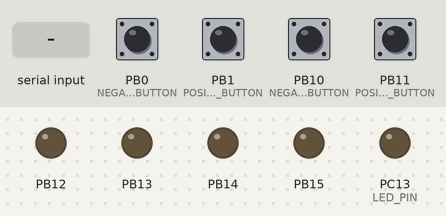
Bench run of a program on a simulated STM32 Blue Pill. On the bench: output pins drawn as LEDs (lit = HIGH). The test bench sets the inputs (shaded band); at power-on: PB0 (NEGATIVE_Y_BUTTON), PB1 (POSITIVE_Y_BUTTON), PB10 (NEGATIVE_X_BUTTON), PB11 (POSITIVE_X_BUTTON) LOW. What the program prints to the serial monitor is not drawn.

Above: at 1.2 s.
1.3 s: PB0 (NEGATIVE_Y_BUTTON) pulled HIGH for 0.15 s
3.0 s: "90,45,200\n" received over Serial
Timing chart, 0 to 67.3 s (numbered marks = the images above; inputs shaded):
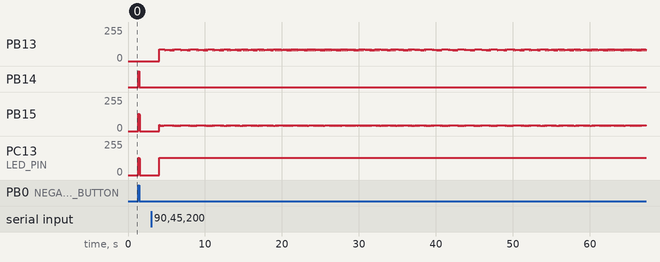

Measured:
- after the input at 1.3 s, PB14: LOW → HIGH at once, → LOW 0.16 s later; PB15, PC13 (LED_PIN): 0/255 → 129/255 at once, → 0/255 0.12 s later
- after the input at 3.0 s, PB13: 0/255 → 88/255 after 1.0 s, then moves between 81/255 and 90/255, repeating every 15.2 s; PB15: 0/255 → 46/255 after 1.0 s, then moves between 39/255 and 46/255, repeating every 6.5 s; PC13 (LED_PIN): 0/255 → 129/255 after 1.0 s

The program:

main.cpp
```cpp
#include <Arduino.h>
#include "Stepper.h"
#include "Catheter.h"
#include "Serial.h"

#define POSITIVE_X_BUTTON PB11
#define NEGATIVE_X_BUTTON PB10
#define POSITIVE_Y_BUTTON PB1
#define NEGATIVE_Y_BUTTON PB0

using AscendSerial::CatheterSerial;
using Catheter::FourPull;
using StepperMotor::Stepper;

float distancePerRotation = 0.9738929;

char xAxisDir = PB12;
char xAxisStep = PB13;
char yAxisDir = PB14;
char yAxisStep = PB15;

Stepper xAxisStepper(xAxisDir, xAxisStep);
Stepper yAxisStepper(yAxisDir, yAxisStep);

FourPull fourPull1(xAxisStepper, yAxisStepper);

CatheterSerial fourPull1Serial(fourPull1);

float getXSplit(String input)
{
	int index = input.indexOf(",");
	String xDistance = input.substring(0, index);
	float xDistancefloat = xDistance.toFloat();
	return xDistancefloat;
}

float getYSplit(String input)
{
	int index = input.indexOf(",");
	String yDistance = input.substring(index + 1, input.length() - 1);
	float yDistancefloat = yDistance.toFloat();
	return yDistancefloat;
}

float getStepsX(String input)
{
	int index = input.indexOf(",");
	String xDistance = input.substring(0, index);
	float xDistanceFloat = xDistance.toFloat();
	Serial.println("x distance inputted:");
	Serial.println(xDistanceFloat);

	float rotationsX = xDistanceFloat / distancePerRotation;

	float stepsX = rotationsX * 1600;

	Serial.println("x steps calculated:");
	Serial.println(stepsX);
	return stepsX;
}

float getStepsY(String input)
{
	int index = input.indexOf(",");
	String yDistance = input.substring(index + 1, input.length() - 1);
	float yDistanceFloat = yDistance.toFloat();
	Serial.println("y distance inputted:");
	Serial.println(yDistanceFloat);

	float rotationsY = yDistanceFloat / distancePerRotation;

	float stepsY = rotationsY * 1600;

	Serial.println("y steps calculated:");
	Serial.println(stepsY);
	return stepsY;
}

void setup()
{
	Serial.begin(9600);
	//Serial.println("setup catheter");
	pinMode(POSITIVE_X_BUTTON, INPUT);
	pinMode(NEGATIVE_X_BUTTON, INPUT);
	pinMode(POSITIVE_Y_BUTTON, INPUT);
	pinMode(NEGATIVE_Y_BUTTON, INPUT);
	fourPull1Serial.requestInputString();
}

void loop()
{

	int x = 0;
	int y = 0;
	if (digitalRead(POSITIVE_X_BUTTON))
	{
		x = x + 10;
	}
	if (digitalRead(NEGATIVE_X_BUTTON))
	{
		x = x - 10;
	}
	if (digitalRead(POSITIVE_Y_BUTTON))
	{
		y = y + 10;
	}
	if (digitalRead(NEGATIVE_Y_BUTTON))
	{
		y = y - 10;
	}
	fourPull1.move(x, y);

	if (Serial.available() > 0)
	{
		String inputString = fourPull1Serial.getInputString();
		Serial.println(inputString);
		fourPull1.move(getStepsX(inputString), getStepsY(inputString));
	}

	fourPull1Serial.sendStepsPassed();
}
```

Catheter.cpp
```cpp
#include <Arduino.h>
#include "Catheter.h"

using namespace Catheter;

//Default constructor
FourPull::FourPull() {}

//Constructor with arguments for stepper motors. Must use this one to actually use FourPull class.
FourPull::FourPull(StepperMotor::Stepper x, StepperMotor::Stepper y)
{
    xStepper = x;
    yStepper = y;
}

//Move FourPull Catheter x and y steps at the same time by alternating
//the steppers at a minuimum of one step per stepper.
void FourPull::move(float stepsX, float stepsY)
{
    float ratio;
    int xDirection = 1;
    int yDirection = 1;

    if (stepsX < 0)
    {
        xDirection = -1;
    }
    if (stepsY < 0)
    {
        yDirection = -1;
    }

    if (stepsX == 0 || stepsY == 0)
    {
        xStepper.step(stepsX);
        yStepper.step(stepsY);
    }
    else if (abs(stepsX) > abs(stepsY))
    {
        ratio = stepsX / stepsY;
        for (int i = 0; i < abs(stepsY); i++)
        {
            xStepper.step(ratio * xDirection);
            yStepper.step(1 * yDirection);
        }
    }
    else if (abs(stepsX) < abs(stepsY))
    {
        ratio = stepsY / stepsX;
        for (int i = 0; i < abs(stepsX); i++)
        {
            yStepper.step(ratio * yDirection);
            xStepper.step(1 * xDirection);
        }
    }
    else if (abs(stepsX) == abs(stepsY))
    {
        ratio = 1;
        for (int i = 0; i < abs(stepsX); i++)
        {
            xStepper.step(1 * xDirection);
            yStepper.step(1 * yDirection);
        }
    }
}
```

Catheter.h
```cpp
#ifndef CATHETER_H
#define CATHETER_H

#include "Stepper.h"

namespace Catheter
{
class FourPull
{
private:

public:
    char xDir, xStp, yDir, yStp;
    StepperMotor::Stepper xStepper;
    StepperMotor::Stepper yStepper;
    FourPull();
    FourPull(StepperMotor::Stepper, StepperMotor::Stepper);
    void move(float, float);
};
} // namespace Catheter

#endif
```

Serial.cpp
```cpp
#include "Serial.h"
#include "Stepper.h"

using namespace AscendSerial;
using StepperMotor::Stepper;

//Default constructor
CatheterSerial::CatheterSerial() {}

//Constructor with FourPull argument to specify which catheter's data will be sent.
CatheterSerial::CatheterSerial(FourPull catheter)
{
    activeCatheter = catheter;
}

void CatheterSerial::requestInputString()
{
	Serial.println("send");
}

//Get the length of string that you want to reel in inches from the serial
//Format is x,y decimals are accepted
String CatheterSerial::getInputString()
{
    String input = "";
    while (Serial.available() > 0)
    {
        input = Serial.readString();
    }
    return input;
}

//Sends the number of steps the catheter has traveled in both the x and y direction.
//Format: xy,int,int
//TODO: JSON?
void CatheterSerial::sendStepsPassed()
{
    String stepDataPrefix = "xy,";
    stepDataPrefix += activeCatheter.xStepper.getStepsPassed();
    String stepDataSuffix = ",";
    stepDataSuffix += activeCatheter.yStepper.getStepsPassed();
    String stepData = "";
    stepData += stepDataPrefix + stepDataSuffix;
    Serial.println(stepData);
}
```

Serial.h
```cpp
#ifndef SERIAL_H
#define SERIAL_H

#include "Catheter.h"
#include <Arduino.h>

using Catheter::FourPull;

namespace AscendSerial
{
class CatheterSerial
{
private:
    FourPull activeCatheter;

public:
    CatheterSerial();
    CatheterSerial(FourPull);

    void sendStepsPassed();
    void requestInputString();
    String getInputString();
};
} // namespace AscendSerial
#endif
```

Stepper.cpp
```cpp
#include "Stepper.h"
#include <Arduino.h>

using namespace StepperMotor;

#define DIRECTION_PIN(pin) (pin)
#define STEP_PIN(pin) (pin)
#define LED_PIN PC13

//Default constructor
Stepper::Stepper()
{
}

//Constuctor with pin arguments
Stepper::Stepper(char dirPin, char stpPin)
{
  dirPinChar = dirPin;
  stpPinChar = stpPin;
  pinMode(DIRECTION_PIN(dirPinChar), OUTPUT);
  pinMode(STEP_PIN(stpPin), OUTPUT);
  pinMode(LED_PIN, OUTPUT);
}

//Move stepper motor steps number of steps
void Stepper::step(float steps)
{
  digitalWrite(STEP_PIN(stpPinChar), LOW);
  bool isPositive = true;
  if (steps >= 0.0)
  {
    digitalWrite(DIRECTION_PIN(dirPinChar), LOW);
    isPositive = true;
  }
  else if (steps < 0.0)
  {
    digitalWrite(DIRECTION_PIN(dirPinChar), HIGH);
    isPositive = false;
  }
  for (int i = 1; i <= abs(steps); i++)
  {
    digitalWrite(STEP_PIN(stpPinChar), HIGH);
    digitalWrite(LED_PIN, HIGH);
    delayMicroseconds(1000);
    digitalWrite(STEP_PIN(stpPinChar), LOW);
    digitalWrite(LED_PIN, LOW);
    delayMicroseconds(1000);
    if (isPositive)
    {
      stepsPassed++;
    }
    else if (!isPositive)
    {
      stepsPassed--;
    }
  }
}

//Returns the number of steps stepper motor has moved.
//Takes direction into account
int Stepper::getStepsPassed()
{
  return stepsPassed;
}

//Resets the counter for number of steps passed.
void Stepper::resetStepsPassed()
{
  stepsPassed = 0;
}
```

Stepper.h
```cpp
#ifndef STEPPER_H
#define STEPPER_H
namespace StepperMotor
{
class Stepper
{
private:
    char dirPinChar;
    char stpPinChar;
    int stepsPassed;

public:
    Stepper();
    Stepper(char, char);
    void step(float);
    int getStepsPassed();
    void resetStepsPassed();
};
} // namespace StepperMotor
#endif
```
